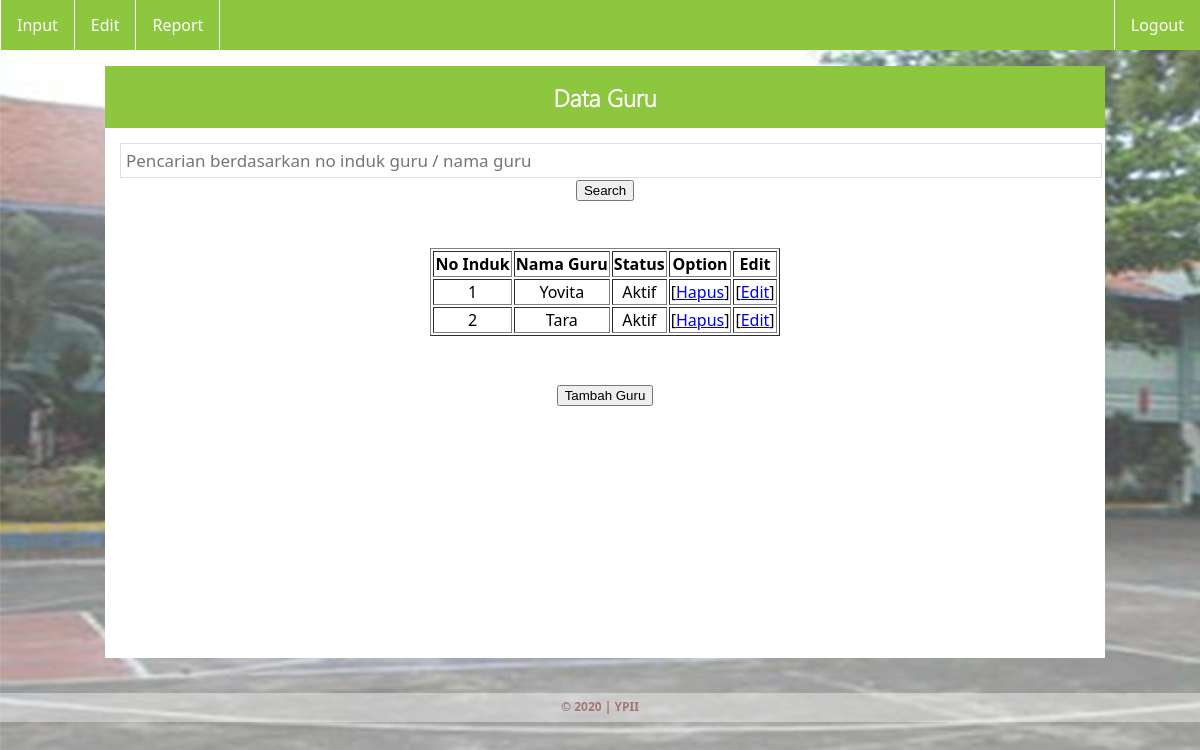
The page /edit/guru/tampilguru.php (signed in) on the database its author committed.
### tables this page shows
CREATE TABLE `guru` (
  `no` int(100) NOT NULL,
  `nama` varchar(100) NOT NULL,
  `status` varchar(25) NOT NULL
);

### edit/guru/tampilguru.php (the view, shortened to what this page needs)
<!DOCTYPE HTML>
<html>
<head>
	<link rel="stylesheet" href="../../css/style.css">
</head>
<body background="../../images/background.jpg">
	<div class="top">
	<ul>
	<?php
		if($_SESSION['ceklogin']=='Admin'){
			echo "<li><a href='../../input/input.php'>Input</a></li>
			<li><a href='../edit.php'>Edit</a></li>
			<li style='border-right: 1px solid #fff'><a href='../../report/report.php'>Report</a></li>";
		}
	?>
		<li style="float:right"><a href="../../logout.php">Logout</a></li>
	</ul>
	</div>
	<div class="container"><br><br><br>
	  <div class="header2">
		<center><h2>Data Guru</h2></center>
	  </div>
		<div class="content">
		<form method='post' action=''>
		  	<input type='text' name='search' placeholder='Pencarian berdasarkan no induk guru / nama guru'><br>
		  	<div align='center'>
		  		<input type='submit' value='Search'>
		  	</div><br><br>
  		</form>
			<?php
			if (isset($_POST["search"])) {
				$search=$_POST['search'];
				$query="SELECT * from guru where nama='$search' || no='$search'";
				$result=mysql_query($query);
				echo mysql_error();
				if($result){
					$i=0;
					echo"<table align='center'><tr><td><table border='1'><tr>
						<th>No Induk</th>
						<th>Nama</th>
						<th>Status</th>";
						echo"<th>Option</th>";
						echo"<th>Edit</th>";
						echo"</tr>\r";
					while($row=mysql_fetch_array($result)){
						echo"<tr>\r";
						echo "<td><center>".$row['no']."</td>\r";
						echo "<td><center>".$row['nama']."</td>\r";
						echo "<td><center>".$row['status']."</td>\r";
						echo "<td>[<a href=\"delguru.php?idcontent=".$row['no']."\">Hapus</a>]</td>";
						echo "<td>[<a href=\"editguru.php?idcontent=".$row['no']."\">Edit</a>]</td>";
						echo "</tr>\r";
					}
						echo"</table></td></tr></table>\r";
				}
			}
			else {
				$query="SELECT * from guru";
				$result=mysql_query($query);
				if($result){
					echo"<table align='center'><tr><td><table border='1'><tr>
						<th>No Induk</th>
						<th>Nama Guru</th>
						<th>Status</th>";
						echo"<th>Option</th>";
						echo"<th>Edit</th>";
						echo"</tr>\r";
					while($row=mysql_fetch_array($result)){
						echo"<tr>\r";
						echo "<td><center>".$row['no']."</td>\r";
						echo "<td><center>".$row['nama']."</td>\r";
						echo "<td><center>".$row['status']."</td>\r";
						echo "<td>[<a href=\"delguru.php?idcontent=".$row['no']."\">Hapus</a>]</td>";
						echo "<td>[<a href=\"editguru.php?idcontent=".$row['no']."\">Edit</a>]</td>";
						echo "</tr>\r";
					}
						echo"</table></td></tr></table>\r";
				}
			}
			?><br><br>
			<div align='center'>
				<a href='inputguru.php'><input type='button' value='Tambah Guru'/></a>
			</div>
		</div>
	</div>
	<div class="back_footer2">
		<b>&copy; 2020 | YPII </b>
	</div>
</body>
</html>
</body>
</html>

### css/style.css (style rules this page uses)
body { font-family:segoeui; background-attachment:fixed; padding:0px; margin:0px; }
.header2 { width:98%; min-height:30px; overflow:hidden; background:#8dc63f; padding:10px; }
.header2 h2 { margin:5px; padding:0; font-family:segoeuil; color:#fff; }
.content { width:97%; min-height:500px; overflow:hidden; background:#fff; padding:15px; }
.content input[type=text],textarea { width:100%; margin:0px 20px 0px 0; padding:5px 5px ; border:1px solid #dfdfdf; background:#fff; font-size:17px; font-family:segoeui; }
@media all and (min-width: 100px) { .container { max-width: 1000px; margin: auto; padding: 0 0 0 10px; _background:#000; } }
.top { list-style-type: none; margin: 0; padding: 0; }
.top ul { list-style-type: none; margin: 0; padding: 0; overflow: hidden; background-color: #8dc63f; position:fixed; width:100%; }
.top li { float:left; border-left: 1px solid #fff; }
.top li a { display: block; color: white; text-align: center; padding: 14px 16px; text-decoration: none; }
.back_footer2 { width:100%; height:24px; background:#fff; opacity:0.4; float:left; text-align:center; font-size:12px; color:#9f2727; padding-top:5px; margin-top:35px; }

### rows shown on the page
guru: no "1", nama "Yovita", status "Aktif"
guru: no "2", nama "Tara", status "Aktif"
